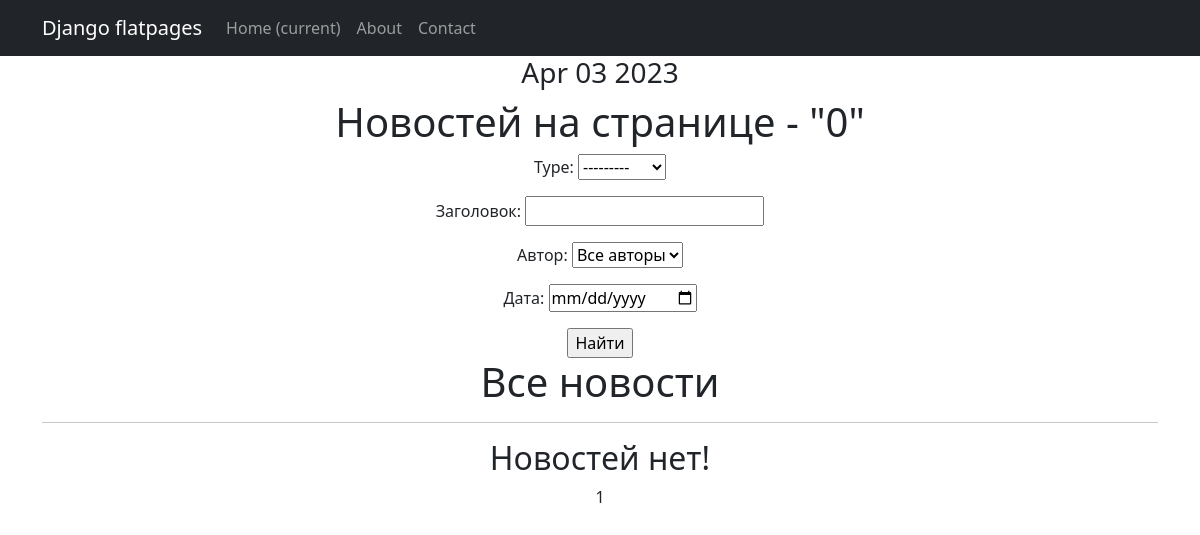
The page /news/search/ on the database as committed earlier.
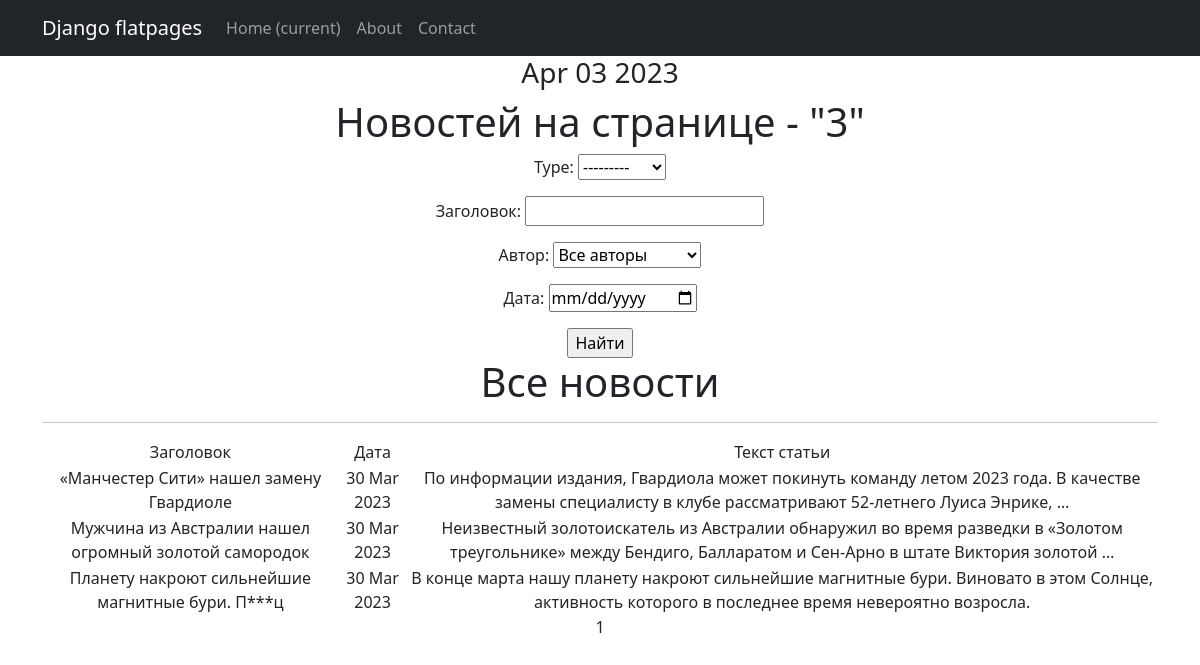
The same page on the database as committed later.
### news/models.py (models this page shows, shortened)
class Post(models.Model):
    title = models.CharField(max_length=255)
    text = models.TextField()
    time_created = models.DateTimeField(auto_now_add=True)
    type = models.CharField(max_length=2,
                            choices=TYPES,
                            default=news)
    post_rating = models.FloatField(default=0.0)
    post_author = models.ForeignKey(Author, on_delete=models.CASCADE)
    category = models.ManyToManyField(Category, through='PostCategory')

### news/views.py (the view)
# urls.py: path('search/', PostSearch.as_view(), name='post_search'),
class PostSearch(ListView):
    model = Post
    ordering = 'title'
    template_name = 'search.html'
    context_object_name = 'news'
    paginate_by = 10
    def get_queryset(self):
        queryset = super().get_queryset()
        self.filterset = PostFilter(self.request.GET, queryset)
        return self.filterset.qs
    def get_context_data(self, **kwargs):
        context = super().get_context_data(**kwargs)
        context['filterset'] = self.filterset
        return context

### news/templatetags/custom_filters.py (called while the page is built)
@register.filter()
def censor(value):
    bad_words = ('редиска!', 'дурак', 'тупица', 'блин', 'оладушек', 'пипец')
    if not isinstance(value, str):
        raise TypeError(f"unresolved type '{type(value)}' expected  type 'str'")
    for i in value.split():
        if i.lower() in bad_words:
            value = value.replace(i, f"{i[0]}{'*' * (len(i) - 2)}{i[-1]}")
    return value

### news/templatetags/custom_tags.py (called while the page is built)
@register.simple_tag()
def current_time(format_string='%b %d %Y'):
   return datetime.utcnow().strftime(format_string)

### templates/search.html (shortened to what this page needs)
{% extends 'flatpages/default.html' %}
{% load custom_tags %}
{% load custom_filters %}
{% block content %}
<h3>{% current_time '%b %d %Y' %}</h3>
<h1>Новостей на странице - "{{ news|length }}" </h1>
   <form action="" method="get">
       {{ filterset.form.as_p }}
       <input type="submit" value="Найти" />
   </form>
   <h1>Все новости</h1>
   <hr>
   {% if news %}
       <table>
           <tr>
               <td>
                   Заголовок
               </td>
               <td>
                   Дата
               </td>
               <td>
                   Текст статьи
               </td>
           </tr>
           {% for post in news %}
           <tr>
               <td>{{ post.title|censor }}</td>
               <td>{{ post.time_created|date:'d M Y' }}</td>
               <td>{{ post.text|truncatewords:20|censor }}</td>
           </tr>
           {% endfor %}
       </table>
   {% else %}
       <h2>Новостей нет!</h2>
   {% endif %}
   {{ page_obj.number }}
{% endblock content %}

### templates/flatpages/default.html (shortened to what this page needs)
{% load static %}
<!DOCTYPE html>
<html lang="en">
    <head>
        <link href="{% static 'css/styles.css' %}" rel="stylesheet" />
    </head>
    <body>
        <nav class="navbar navbar-expand-lg navbar-dark bg-dark static-top">
   <div class="container">
       <a class="navbar-brand" href="#">Django flatpages</a>
       <div class="collapse navbar-collapse" id="navbarResponsive">
           <ul class="navbar-nav ml-auto">
               <li class="nav-item active">
                   <a class="nav-link" href="#">Home
                       <span class="sr-only">(current)</span>
                   </a>
               </li>
               <li class="nav-item">
                   <a class="nav-link" href="/about/">About</a>
               </li>
               <li class="nav-item">
                   <a class="nav-link" href="/contacts/">Contact</a>
               </li>
           </ul>
       </div>
   </div>
</nav>
        <div class="container">
            <div class="row">
                <div class="col-lg-12 text-center">
                    {% block content %}{% endblock content %}
                </div>
            </div>
        </div>
    </body>
</html>

Rows that differ between the two databases and show on the page:
added Post: title|censor "«Манчестер Сити» нашел замену Гвардиоле", time_created "30 Mar 2023", text|censor "По информации издания, Гвардиола может покинуть команду летом 2023 года. В качестве замены специалисту в клубе рассматривают 52-летнего Луиса Энрике, …"
added Post: title|censor "Мужчина из Австралии нашел огромный золотой самородок", time_created "30 Mar 2023", text|censor "Неизвестный золотоискатель из Австралии обнаружил во время разведки в «Золотом треугольнике» между Бендиго, Балларатом и Сен-Арно в штате Виктория золотой …"
added Post: title|censor "Планету накроют сильнейшие магнитные бури. П***ц", time_created "30 Mar 2023", text|censor "В конце марта нашу планету накроют сильнейшие магнитные бури. Виновато в этом Солнце, активность которого в последнее время невероятно возросла."
Other text that changed with them:
{{ news|length }}: "0" → "3"
text no longer shown: "Новостей нет!"
text now shown: "Заголовок Дата Текст статьи"
